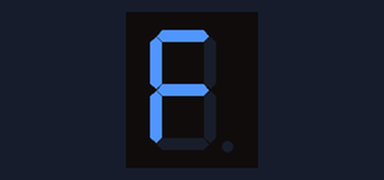
The sketch below on a simulated Arduino Uno, built with avr-gcc and run on an emulated ATmega328P. Shown: 1-digit seven-segment display. Wiring (inferred from the names in the program): 1-digit 7-segment display, segments lit when HIGH: segments pin 2, pin 3, pin 4, pin 5, pin 6, pin 7, pin 8. The segment pins are drawn as the display they are named for.

Above: at 0.1 s.
At 1.1 s:
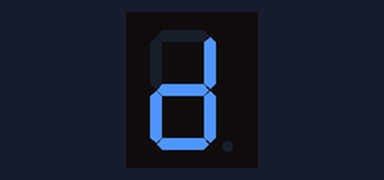
At 1.6 s:
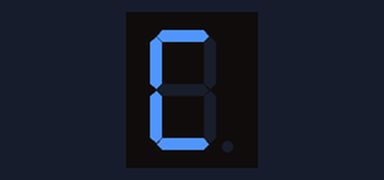
At 2.6 s:
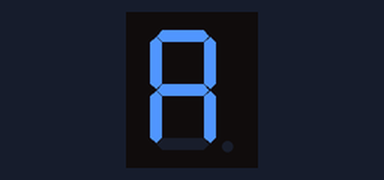
At 4.1 s:
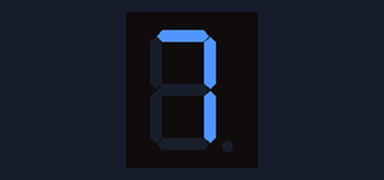
At 8.6 s:
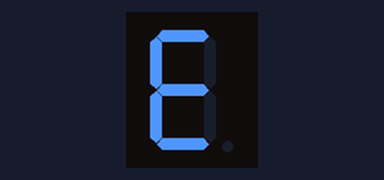

Measured:
- by itself, everything shown: repeats every 8.0 s, in 16 steps
- what the display in image 1 shows lasts 0.5 s, from 1.0 s to 1.5 s

The sketch:

Tema6_CuentaAtras.ino
```cpp
void setup() {
  for (int i = 10; i < 14; i++)
    pinMode(i, INPUT);
  init_7_segmentos();
}

void loop() {
  //  int botones_pulsados;
  //  botones_pulsados=cuenta_botones();
  //  imprime_7_segmentos(botones_pulsados);
  for (int i = 15; i >= 0; i--) {
    imprime_7_segmentos(i);
    delay(500);
  }

}

int cuenta_botones() {
  int contador = 0;

  for (int i = 10; i < 14; i++)
    if (digitalRead(i) == HIGH) contador++;
  return contador;
}
```

sieteSeg.ino
```cpp
#define SEG_A 2
#define SEG_B 3
#define SEG_C 4
#define SEG_D 5
#define SEG_E 6
#define SEG_F 7
#define SEG_G 8
#define SEG_DP 9

void init_7_segmentos() {
  for (int i = 2; i < 9; i++)
    pinMode(i, OUTPUT);
}

void imprime_7_segmentos(int num) {
  switch (num) {
    case 0:
      digitalWrite(SEG_A, HIGH);
      digitalWrite(SEG_B, HIGH);
      digitalWrite(SEG_C, HIGH);
      digitalWrite(SEG_D, HIGH);
      digitalWrite(SEG_E, HIGH);
      digitalWrite(SEG_F, HIGH);
      digitalWrite(SEG_G, LOW);
      break;
    case 1:
      digitalWrite(SEG_A, LOW);
      digitalWrite(SEG_B, HIGH);
      digitalWrite(SEG_C, HIGH);
      digitalWrite(SEG_D, LOW);
      digitalWrite(SEG_E, LOW);
      digitalWrite(SEG_F, LOW);
      digitalWrite(SEG_G, LOW);
      break;
    case 2:
      digitalWrite(SEG_A, HIGH);
      digitalWrite(SEG_B, HIGH);
      digitalWrite(SEG_C, LOW);
      digitalWrite(SEG_D, HIGH);
      digitalWrite(SEG_E, HIGH);
      digitalWrite(SEG_F, LOW);
      digitalWrite(SEG_G, HIGH);
      break;
    case 3:
      digitalWrite(SEG_A, HIGH);
      digitalWrite(SEG_B, HIGH);
      digitalWrite(SEG_C, HIGH);
      digitalWrite(SEG_D, HIGH);
      digitalWrite(SEG_E, LOW);
      digitalWrite(SEG_F, LOW);
      digitalWrite(SEG_G, HIGH);
      break;
    case 4:
      digitalWrite(SEG_A, LOW);
      digitalWrite(SEG_B, HIGH);
      digitalWrite(SEG_C, HIGH);
      digitalWrite(SEG_D, LOW);
      digitalWrite(SEG_E, LOW);
      digitalWrite(SEG_F, HIGH);
      digitalWrite(SEG_G, HIGH);
      break;
    case 5:
      digitalWrite(SEG_A, HIGH);
      digitalWrite(SEG_B, LOW);
      digitalWrite(SEG_C, HIGH);
      digitalWrite(SEG_D, HIGH);
      digitalWrite(SEG_E, LOW);
      digitalWrite(SEG_F, HIGH);
      digitalWrite(SEG_G, HIGH);
      break;
    case 6:
      digitalWrite(SEG_A, HIGH);
      digitalWrite(SEG_B, LOW);
      digitalWrite(SEG_C, HIGH);
      digitalWrite(SEG_D, HIGH);
      digitalWrite(SEG_E, HIGH);
      digitalWrite(SEG_F, HIGH);
      digitalWrite(SEG_G, HIGH);
      break;
    case 7:
      digitalWrite(SEG_A, HIGH);
      digitalWrite(SEG_B, HIGH);
      digitalWrite(SEG_C, HIGH);
      digitalWrite(SEG_D, LOW);
      digitalWrite(SEG_E, LOW);
      digitalWrite(SEG_F, LOW);
      digitalWrite(SEG_G, LOW);
      break;
    case 8:
      digitalWrite(SEG_A, HIGH);
      digitalWrite(SEG_B, HIGH);
      digitalWrite(SEG_C, HIGH);
      digitalWrite(SEG_D, HIGH);
      digitalWrite(SEG_E, HIGH);
      digitalWrite(SEG_F, HIGH);
      digitalWrite(SEG_G, HIGH);
      break;
    case 9:
      digitalWrite(SEG_A, HIGH);
      digitalWrite(SEG_B, HIGH);
      digitalWrite(SEG_C, HIGH);
      digitalWrite(SEG_D, LOW);
      digitalWrite(SEG_E, LOW);
      digitalWrite(SEG_F, HIGH);
      digitalWrite(SEG_G, HIGH);
      break;
    case 10:
      digitalWrite(SEG_A, HIGH);
      digitalWrite(SEG_B, HIGH);
      digitalWrite(SEG_C, HIGH);
      digitalWrite(SEG_D, LOW);
      digitalWrite(SEG_E, HIGH);
      digitalWrite(SEG_F, HIGH);
      digitalWrite(SEG_G, HIGH);
      break;
    case 11:
      digitalWrite(SEG_A, LOW);
      digitalWrite(SEG_B, LOW);
      digitalWrite(SEG_C, HIGH);
      digitalWrite(SEG_D, HIGH);
      digitalWrite(SEG_E, HIGH);
      digitalWrite(SEG_F, HIGH);
      digitalWrite(SEG_G, HIGH);
      break;
    case 12:
      digitalWrite(SEG_A, HIGH);
      digitalWrite(SEG_B, LOW);
      digitalWrite(SEG_C, LOW);
      digitalWrite(SEG_D, HIGH);
      digitalWrite(SEG_E, HIGH);
      digitalWrite(SEG_F, HIGH);
      digitalWrite(SEG_G, LOW);
      break;
    case 13:
      digitalWrite(SEG_A, LOW);
      digitalWrite(SEG_B, HIGH);
      digitalWrite(SEG_C, HIGH);
      digitalWrite(SEG_D, HIGH);
      digitalWrite(SEG_E, HIGH);
      digitalWrite(SEG_F, LOW);
      digitalWrite(SEG_G, HIGH);
      break;
    case 14:
      digitalWrite(SEG_A, HIGH);
      digitalWrite(SEG_B, LOW);
      digitalWrite(SEG_C, LOW);
      digitalWrite(SEG_D, HIGH);
      digitalWrite(SEG_E, HIGH);
      digitalWrite(SEG_F, HIGH);
      digitalWrite(SEG_G, HIGH);
      break;
    case 15:
      digitalWrite(SEG_A, HIGH);
      digitalWrite(SEG_B, LOW);
      digitalWrite(SEG_C, LOW);
      digitalWrite(SEG_D, LOW);
      digitalWrite(SEG_E, HIGH);
      digitalWrite(SEG_F, HIGH);
      digitalWrite(SEG_G, HIGH);
      break;
    default:
      digitalWrite(SEG_A, LOW);
      digitalWrite(SEG_B, LOW);
      digitalWrite(SEG_C, LOW);
      digitalWrite(SEG_D, LOW);
      digitalWrite(SEG_E, LOW);
      digitalWrite(SEG_F, LOW);
      digitalWrite(SEG_G, LOW);
      break;
  }
}
```
